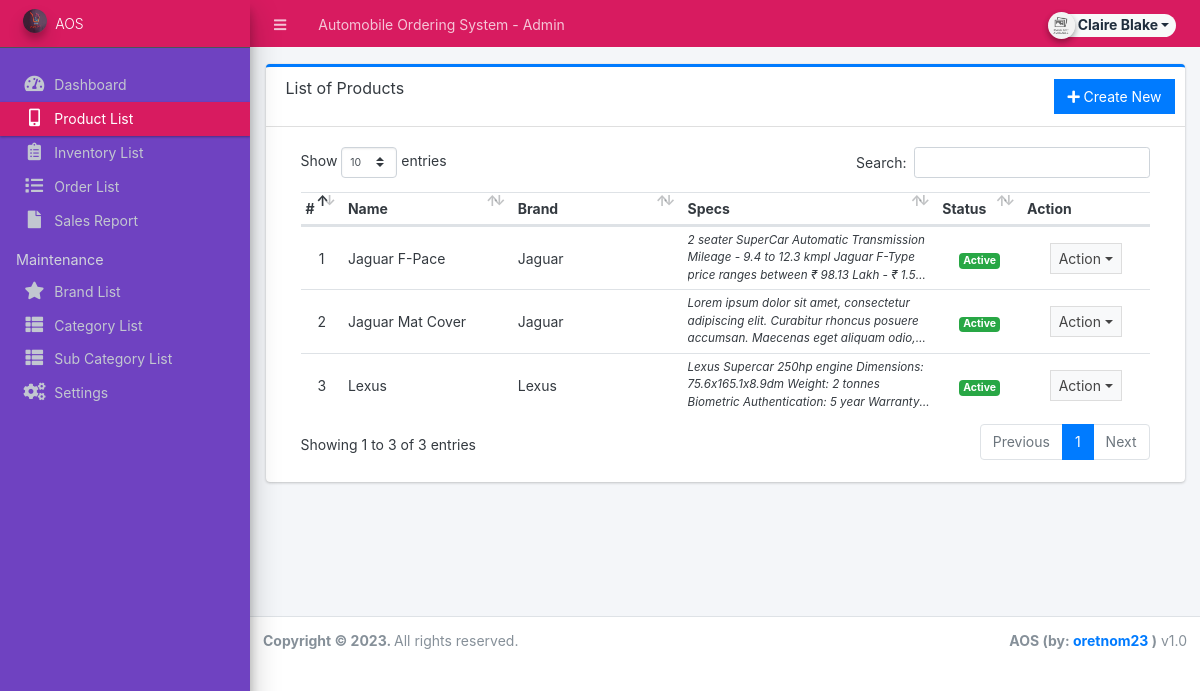
/admin/?page=product (signed in), run on the app's committed database.
### tables this page shows
CREATE TABLE `products` (
  `id` int(30) NOT NULL,
  `brand_id` int(30) NOT NULL,
  `category_id` int(30) NOT NULL,
  `sub_category_id` int(30) NOT NULL,
  `name` varchar(250) NOT NULL,
  `specs` text NOT NULL,
  `status` tinyint(1) NOT NULL DEFAULT 1,
  `date_created` datetime NOT NULL DEFAULT current_timestamp()
);

CREATE TABLE `brands` (
  `id` int(30) NOT NULL,
  `name` varchar(250) NOT NULL,
  `description` text DEFAULT NULL,
  `status` tinyint(1) NOT NULL DEFAULT 1,
  `date_created` datetime NOT NULL DEFAULT current_timestamp()
);

### admin/product/index.php (the view, shortened to what this page needs)
<div class="card card-outline card-primary">
	<div class="card-header">
		<h3 class="card-title">List of Products</h3>
		<div class="card-tools">
			<a href="?page=product/manage_product" class="btn btn-flat btn-primary"><span class="fas fa-plus"></span>  Create New</a>
		</div>
	</div>
	<div class="card-body">
		<div class="container-fluid">
        <div class="container-fluid">
			<table class="table table-hover table-strip">
				<colgroup>
					<col width="5%">
					<col width="20%">
					<col width="20%">
					<col width="30%">
					<col width="10%">
					<col width="15%">
				</colgroup>
				<thead>
					<tr>
						<th>#</th>
						<th>Name</th>
						<th>Brand</th>
						<th>Specs</th>
						<th>Status</th>
						<th>Action</th>
					</tr>
				</thead>
				<tbody>
					<?php
					$i = 1;
						$qry = $conn->query("SELECT p.*,b.name as bname from `products` p inner join brands b on p.brand_id = b.id order by (p.name) asc ");
						while($row = $qry->fetch_assoc()):
							foreach($row as $k=> $v){
								$row[$k] = trim(stripslashes($v));
							}
                            $row['specs'] = strip_tags(stripslashes(html_entity_decode($row['specs'])));
					?>
						<tr>
							<td class="text-center"><?php echo $i++; ?></td>
							<td><?php echo $row['name'] ?></td>
							<td><?php echo $row['bname'] ?></td>
							<td ><p class="m-0 truncate"><?php echo $row['specs'] ?></p></td>
							<td class="text-center">
                                <?php if($row['status'] == 1): ?>
                                    <span class="badge badge-success">Active</span>
                                <?php else: ?>
                                    <span class="badge badge-danger">Inactive</span>
                                <?php endif; ?>
                            </td>
							<td align="center">
								 <button type="button" class="btn btn-flat btn-default btn-sm dropdown-toggle dropdown-icon" data-toggle="dropdown">
				                  		Action
				                  </button>
							</td>
						</tr>
					<?php endwhile; ?>
				</tbody>
			</table>
		</div>
		</div>
	</div>
</div>

### data on the page
products: name "Jaguar F-Pace", brand.name "Jaguar", specs "2 seater SuperCar Automatic Transmission Mileage - 9.4 to 12.3 kmpl Jaguar F-Type price ranges between ₹ 98.13 Lakh - ₹…", status "Active"
products: name "Jaguar Mat Cover", brand.name "Jaguar", specs "Lorem ipsum dolor sit amet, consectetur adipiscing elit. Curabitur rhoncus posuere accumsan. Maecenas eget aliquam…", status "Active"
products: name "Lexus", brand.name "Lexus", specs "Lexus Supercar 250hp engine Dimensions: 75.6x165.1x8.9dm Weight: 2 tonnes Biometric Authentication: 5 year…", status "Active"

### other printed values
$_settings->info('name') "Automobile Ordering System"
$_settings->userdata('firstname').' '.$_settings->userdata('lastname') "Claire Blake"
$_settings->info('short_name') "AOS"
